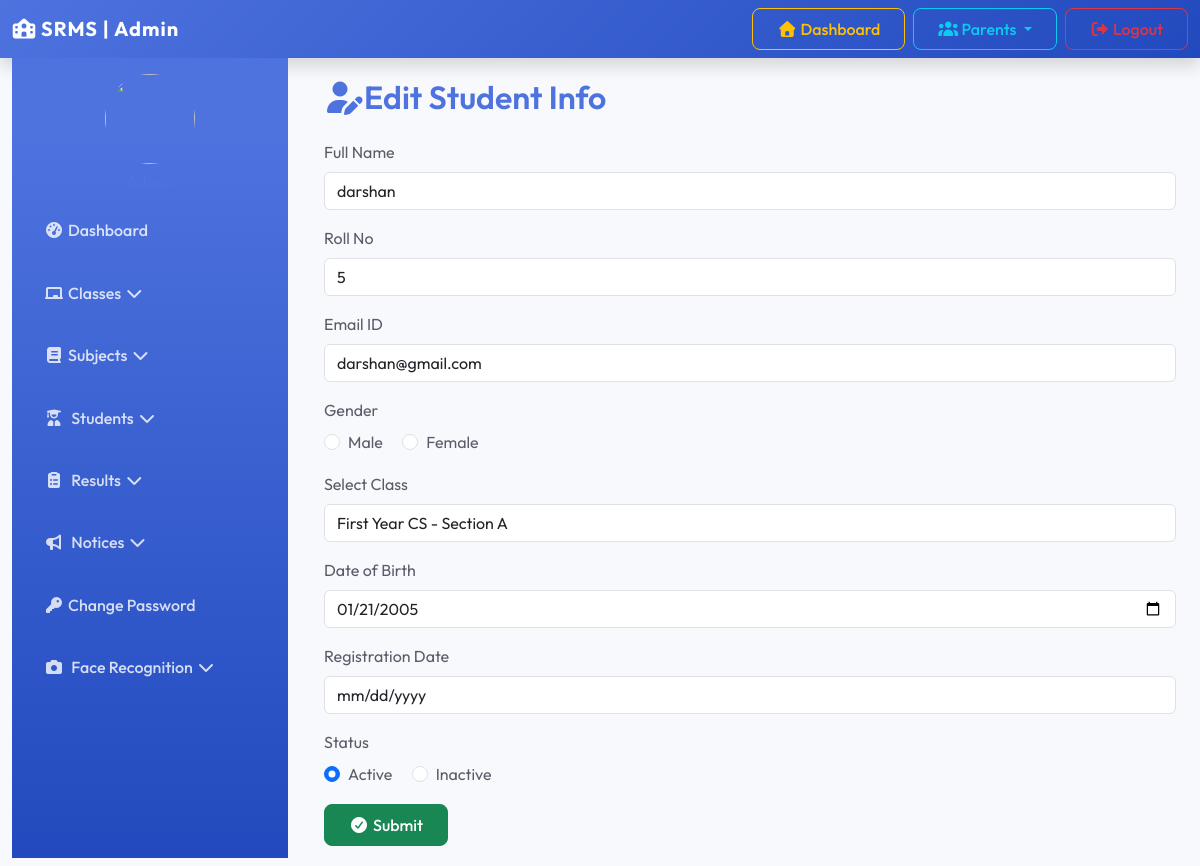
Screenshot of /edit_student/2/ (signed in) with the database file from the repository.
### resultapp/models.py (models this page shows, shortened)
class Student(models.Model):
    GENDER_CHOICES = [
        ('male', 'Male'),
        ('female', 'Female'),
        ('other', 'Other'),
    ]
    name = models.CharField(max_length=200)
    roll_id = models.CharField(max_length=20, unique=True)
    email = models.EmailField(max_length=50, unique=True)
    gender = models.CharField(max_length=10, choices=GENDER_CHOICES)
    dob = models.CharField(max_length=20)
    student_class = models.ForeignKey(Class, on_delete=models.SET_NULL, null=True)
    reg_date = models.DateTimeField(auto_now_add=True)
    updation_date = models.DateTimeField(auto_now=True)
    status = models.IntegerField(default=1)
    photo = models.ImageField(upload_to='student_faces/', null=True, blank=True)

class Class(models.Model):
    class_name = models.CharField(max_length=100)
    class_numeric = models.IntegerField()
    section = models.CharField(max_length=10)
    creation_date = models.DateTimeField(auto_now_add=True)
    updation_date = models.DateTimeField(auto_now=True)
    class Meta:
        verbose_name_plural = "Classes"

### resultapp/views.py (the view, shortened to what this page needs)
# urls.py: path('edit_student/<int:student_id>/', edit_student, name='edit_student'),
@login_required
def edit_student(request, student_id):
    student_obj = get_object_or_404(Student, id=student_id)
    return render(request, 'edit_student.html', {'student_obj': student_obj})

### StudentResultManagement/resultapp/templates/edit_student.html (shortened to what this page needs)
{% extends 'admin_base.html' %}
{% load static %}
{% block content %}
<div class="container">
    <h2 class="mb-4"><i class="fas fa-user-edit"></i>Edit Student Info</h2>
    <form method="post">
        <div class="mb-3">
            <label for="fullname" class="form-label">Full Name</label>
            <input type="text" class="form-control" id="fullname" name="fullname" placeholder="Enter Full Name" value="{{ student_obj.name }}" required>
        </div>
        <div class="mb-3">
            <label for="rollid" class="form-label">Roll No</label>
            <input type="text" class="form-control" id="rollid" name="rollid" value="{{ student_obj.roll_id }}" placeholder="Roll No" maxlength="5" required>
        </div>
        <div class="mb-3">
            <label for="emailid" class="form-label">Email ID</label>
            <input type="email" class="form-control" id="emailid" name="emailid" placeholder="Enter Email ID" value="{{ student_obj.email }}" required>
        </div>
        <div class="mb-3">
            <label class="form-label">Gender</label><br/>
            <div class="form-check form-check-inline">
                <input type="radio" class="form-check-input" id="male" name="gender" required value="Male" {% if student_obj.gender == "Male" %}checked{% endif %}>
                <label class="form-check-label" for="male">Male</label>
            </div>
            <div class="form-check form-check-inline">
                <input type="radio" class="form-check-input" id="female" name="gender" required value="Female" {% if student_obj.gender == "Female" %}checked{% endif %}>
                <label class="form-check-label" for="female">Female</label>
            </div>
        </div>
        <div class="mb-3">
            <label for="class" class="form-label">Select Class</label>
            <input type="text" class="form-control" id="class" name="class" value="{{ student_obj.student_class.class_name }} - Section {{ student_obj.student_class.section }}" readonly>
        </div>
        <div class="mb-3">
            <label for="dob" class="form-label">Date of Birth</label>
            <input type="date" class="form-control" id="dob" name="dob" required value="{{ student_obj.dob }}">
        </div>
        <div class="mb-3">
            <label for="regdate" class="form-label">Registration Date</label>
            <input type="date" class="form-control" id="regdate" name="regdate" value="{{ student_obj.reg_date }}" readonly>
        </div>
         <div class="mb-3">
            <label class="form-label">Status</label><br/>
            <div class="form-check form-check-inline">
                <input type="radio" class="form-check-input" id="status" name="status" required value="1" {% if student_obj.status == 1 %}checked{% endif %}>
                <label class="form-check-label" for="status">Active</label>
            </div>
            <div class="form-check form-check-inline">
                <input type="radio" class="form-check-input" id="status" name="status" required value="0" {% if student_obj.status == 0 %}checked{% endif %}>
                <label class="form-check-label" for="inactive">Inactive</label>
            </div>
        </div>
        <button type="submit" class="btn btn-success">
            <i class="fas fa-check-circle me-1"></i>Submit
        </button>
    </form>
</div>
{% endblock %}

### resultapp/static/css/style.css (style rules this page uses)
:root { --primary-color: #4e73df; --secondary-color: #858796; --success-color: #1cc88a; --info-color: #36b9cc; --warning-color: #f6c23e; --danger-color: #e74a3b; --light-bg: #f8f9fc; --dark-text: #5a5c69; --card-shadow: 0 .15rem 1.75rem 0 rgba(58, 59, 69, .15); }
body { font-family: 'Outfit', sans-serif; background-color: var(--light-bg); color: var(--dark-text); }
h1, h2, h3, h4, h5, h6 { font-weight: 600; color: #4e73df; }
.btn { border-radius: 0.5rem; padding: 0.5rem 1.5rem; font-weight: 500; transition: all 0.2s; }

### rows the page displays
Student: fullname "darshan", rollid "5", emailid "darshan@gmail.com", gender "☐ Male", gender "☐ Female", class "First Year CS - Section A", dob "01/21/2005", status "☑ Active"
